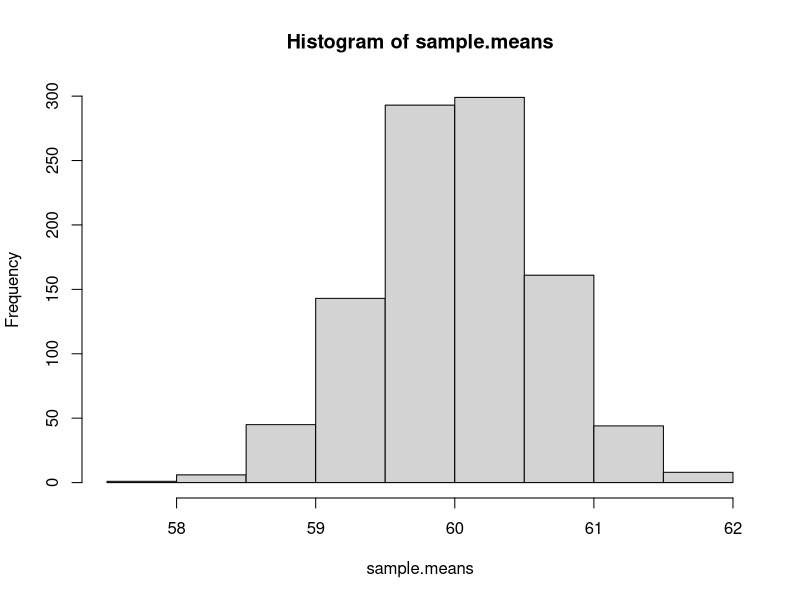
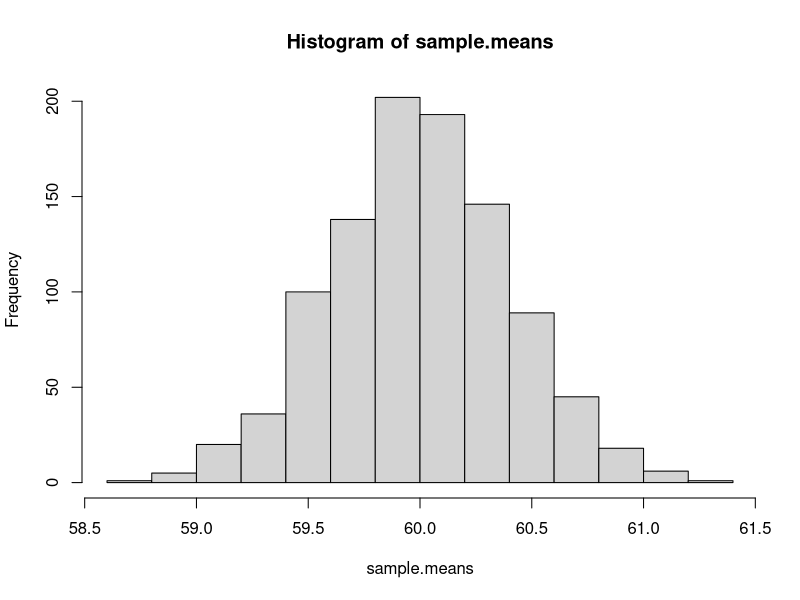
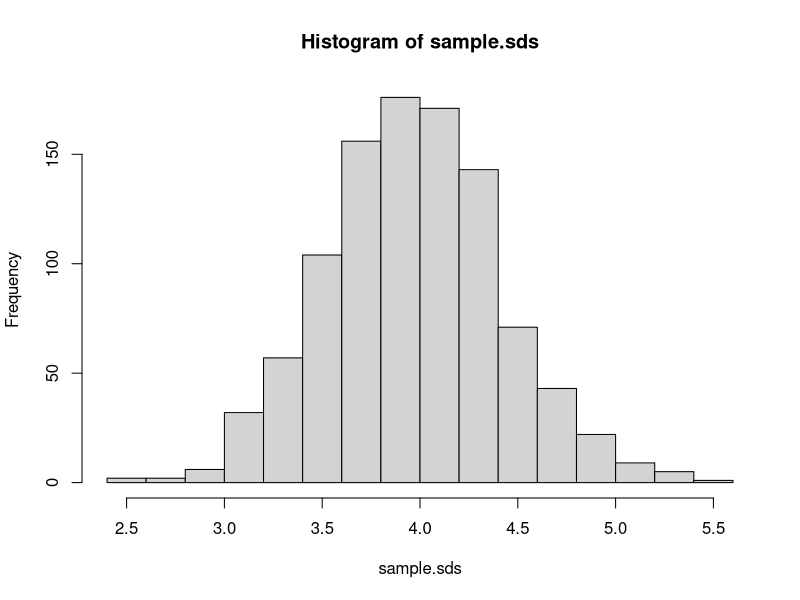
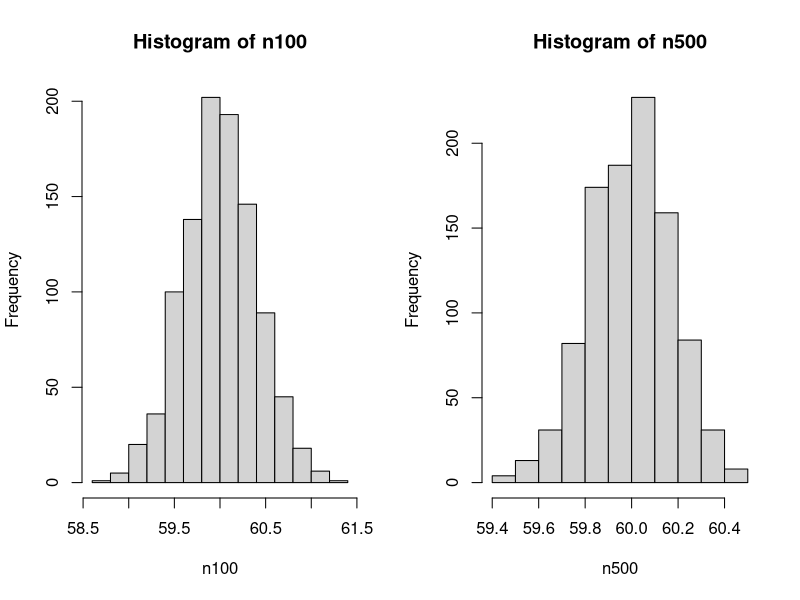
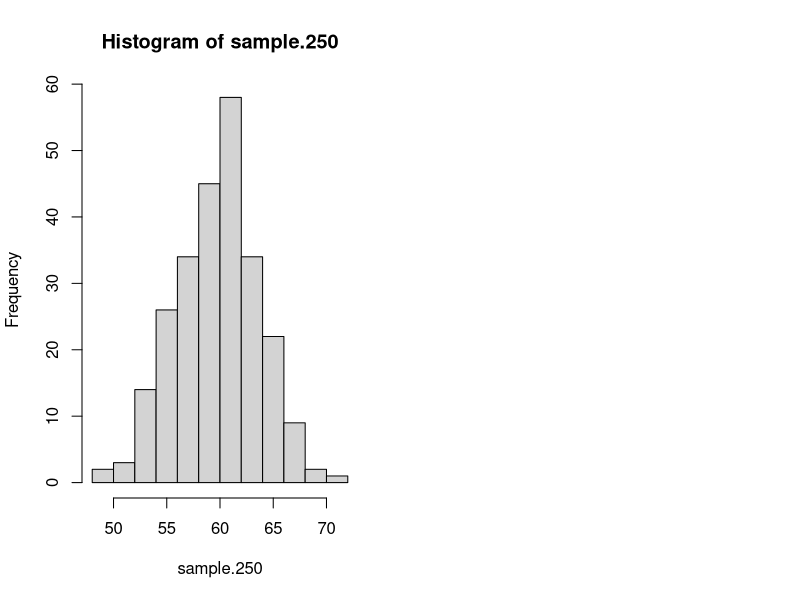
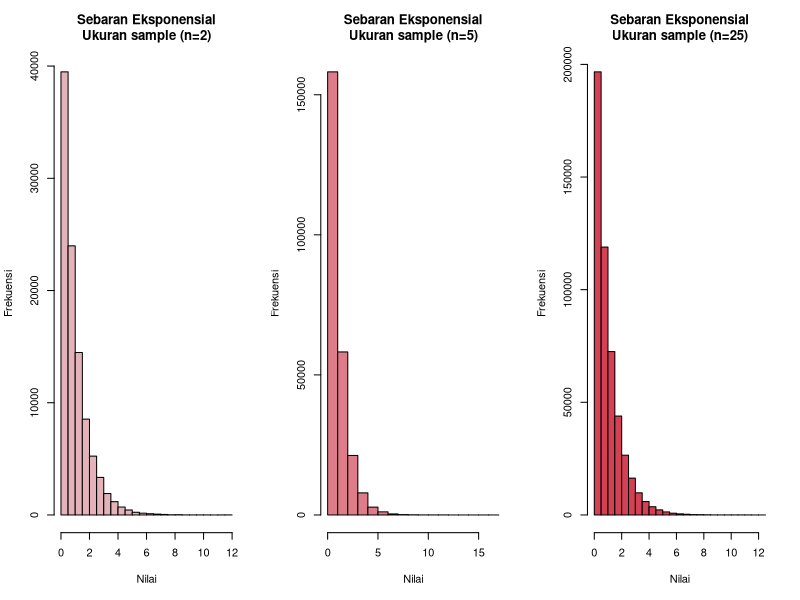
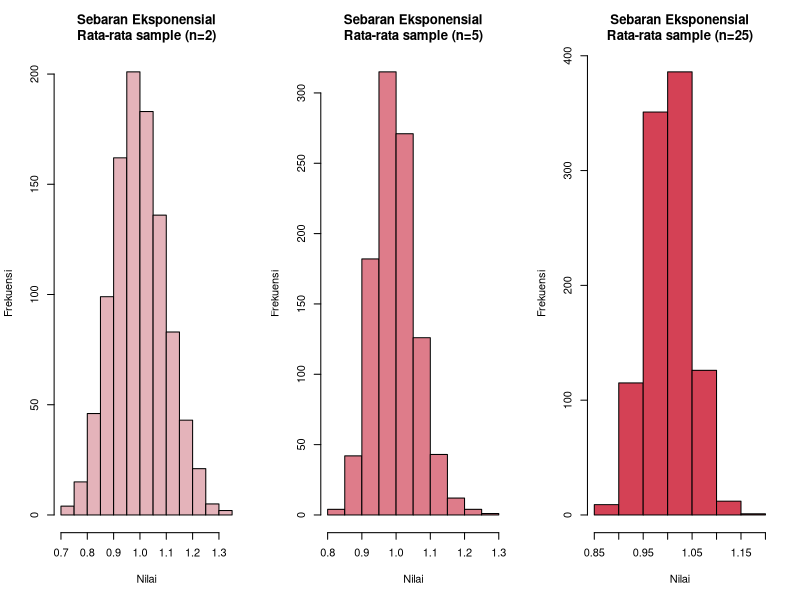
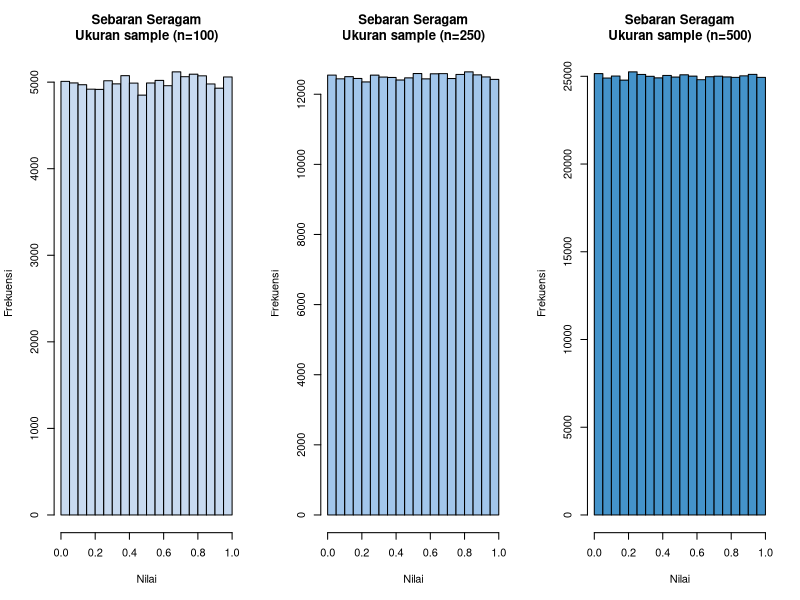

The R source for these figures, in order:
## ---- chunk 1
set.seed(50)
sample.means <- rep(NA, 1000)
for (i in 1:1000) {
  sample.40 <- rnorm(40, mean = 60, sd = 4)
  sample.means[i] <- mean(sample.40)
}
means40 <- mean(sample.means)
sd40 <- sd(sample.means)
cat("mean = ", means40, "\nSD = ", sd40)
hist(sample.means)
## ---- chunk 2
set.seed(50)
sample.means <- rep(NA, 1000)
for (i in 1:1000) {
  sample.100 <- rnorm(100, mean = 60, sd = 4)
  sample.means[i] <- mean(sample.100)
}
means100 <- mean(sample.means)
sd100 <- sd(sample.means)
cat("mean = ", means100, "\nSD = ", sd100)
hist(sample.means)
## ---- chunk 3
cat(sd40, sd100)
## ---- chunk 4
cat('Contoh 40  =', means40,'\n')
cat('Contoh 100 =', means100,'\n')
cat('Populasi   =', 60)
## ---- chunk 5
cat('Perhitungan manual 40 contoh  = ', 4/sqrt(40),'Simulasi =', sd40,"\n")
cat('Perhitungan manual 100 contoh = ', 4/sqrt(100),'      Simulasi =', sd100)
## ---- chunk 6
set.seed(50)
sample.11 <- rnorm(11, mean = 60, sd = 4)
sample.11
## ---- chunk 7
(estimated.mean <- mean(sample.11))
## ---- chunk 8
popSD <- 4
sample.size <- length(sample.11)
(sigma.mu <- popSD/sqrt(sample.size))
## ---- chunk 9
set.seed(50)
sample.44 <- rnorm(44, mean = 60, sd = 4)
sample.44
## ---- chunk 10
(estimated.mean <- mean(sample.44))
## ---- chunk 11
popSD <- 4
sample.size <- length(sample.44)
(sigma.mu <- popSD/sqrt(sample.size))
## ---- chunk 12
set.seed(50)
sample.sds <- rep(NA, 1000)
for (i in c(1:1000)) {
  sample.40 <- rnorm(40, mean = 60, sd = 4)
  sample.sds[i] <- sd(sample.40)
}
hist(sample.sds)
## ---- chunk 13
set.seed(50)
n100 <- rep(NA, 1000)
for (i in 1:1000) {
  sample.40 <- rnorm(100, mean = 60, sd = 4)
  n100[i] <- mean(sample.40)
}
means100 <- mean(n100)
sd100 <- sd(n100)

n500 <- rep(NA, 1000)
for (i in 1:1000) {
  sample.500 <- rnorm(500, mean = 60, sd = 4)
  n500[i] <- mean(sample.500)
}
means500 <- mean(n500)
sd500 <- sd(n500)

par(mfrow = c(1, 2))
hist(n100)
hist(n500)
## ---- chunk 14
cat(" Untuk n = 100 :\n","mean = ", means100, "\n SD = ", sd100, "\n\n", 
    "Untuk n = 500 :\n","mean = ", means500, "\n SD = ", sd500)
## ---- chunk 15
set.seed(50)
sample.250 <- rnorm(250, mean = 60, sd = 4)
hist(sample.250)
## ---- chunk 16
(estimated.mean <- mean(sample.250))
## ---- chunk 17
popSD <- 4
sample.size <- length(sample.250)
(sigma.mu <- popSD/sqrt(sample.size))
## ---- chunk 18
set.seed(50)
k <- 1000 # ulangan (gak ada ketentuan berapa nya, alias bebas berapa aja)
sample_size <- c(100, 250, 500)

exp_samples <- lapply(sample_size, function(n) matrix(rexp(n*k),k))

par(mfrow = c(1, 3))
hist(exp_samples[[1]], main = "Sebaran Eksponensial\nUkuran sample (n=2)", 
     xlab = "Nilai", ylab = "Frekuensi", col = "#E4B3BA")
hist(exp_samples[[2]], main = "Sebaran Eksponensial\nUkuran sample (n=5)", 
     xlab = "Nilai", ylab = "Frekuensi", col = "#DE7C8A")
hist(exp_samples[[3]], main = "Sebaran Eksponensial\nUkuran sample (n=25)", 
     xlab = "Nilai", ylab = "Frekuensi", col = "#D44155")
## ---- chunk 19
dist_mean <- function(n, dist_samples){
  dist_means <- list()
  for (i in seq_along(n)) 
    dist_means[[i]] <- apply(dist_samples[[i]], 1, mean)
  return(dist_means)
}

exp_means <- dist_mean(sample_size, exp_samples)

par(mfrow = c(1, 3))
hist(exp_means[[1]], main = "Sebaran Eksponensial\nRata-rata sample (n=2)", 
     xlab = "Nilai", ylab = "Frekuensi", col = "#E4B3BA")
hist(exp_means[[2]], main = "Sebaran Eksponensial\nRata-rata sample (n=5)", 
     xlab = "Nilai", ylab = "Frekuensi", col = "#DE7C8A")
hist(exp_means[[3]], main = "Sebaran Eksponensial\nRata-rata sample (n=25)", 
     xlab = "Nilai", ylab = "Frekuensi", col = "#D44155")
## ---- chunk 20
cat(" Untuk n = ", sample_size[1], " :\n","mean = ", mean(exp_means[[1]]), 
    "\n SD = ", sd(exp_means[[1]]), "\n\n", 
    
    "Untuk n = ", sample_size[2], " :\n","mean = ", mean(exp_means[[2]]), 
    "\n SD = ", sd(exp_means[[2]]), "\n\n", 
    
    "Untuk n = ", sample_size[3], " :\n","mean = ", mean(exp_means[[3]]), 
    "\n SD = ", sd(exp_means[[3]]) )
## ---- chunk 21
set.seed(50)
k <- 1000 # ulangan (gak ada ketentuan berapa nya, alias bebas berapa aja)
sample_size <- c(100, 250, 500)

unif_samples <- lapply(sample_size, function(n) matrix(runif(n*k),k))

par(mfrow = c(1, 3))
hist(unif_samples[[1]], main = "Sebaran Seragam\nUkuran sample (n=100)", 
     xlab = "Nilai", ylab = "Frekuensi", col = "#c8daf0")
hist(unif_samples[[2]], main = "Sebaran Seragam\nUkuran sample (n=250)", 
     xlab = "Nilai", ylab = "Frekuensi", col = "#a2c6eb")
hist(unif_samples[[3]], main = "Sebaran Seragam\nUkuran sample (n=500)", 
     xlab = "Nilai", ylab = "Frekuensi", col = "#4493CA")
## ---- chunk 22
unif_means <- dist_mean(sample_size, unif_samples)

par(mfrow = c(1, 3))
hist(unif_means[[1]], main = "Sebaran Seragam\nRata-rata sample (n=2)", 
     xlab = "Nilai", ylab = "Frekuensi", col = "#c8daf0")
hist(unif_means[[2]], main = "Sebaran Seragam\nRata-rata sample (n=5)", 
     xlab = "Nilai", ylab = "Frekuensi", col = "#a2c6eb")
hist(unif_means[[3]], main = "Sebaran Seragam\nRata-rata sample (n=25)", 
     xlab = "Nilai", ylab = "Frekuensi", col = "#4493CA")
## ---- chunk 23
cat(" Untuk n = ", sample_size[1], " :\n","mean = ", mean(unif_means[[1]]), 
    "\n SD = ", sd(unif_means[[1]]), "\n\n", 
    
    "Untuk n = ", sample_size[2], " :\n","mean = ", mean(unif_means[[2]]), 
    "\n SD = ", sd(unif_means[[2]]), "\n\n", 
    
    "Untuk n = ", sample_size[3], " :\n","mean = ", mean(unif_means[[3]]), 
    "\n SD = ", sd(unif_means[[3]]) )
